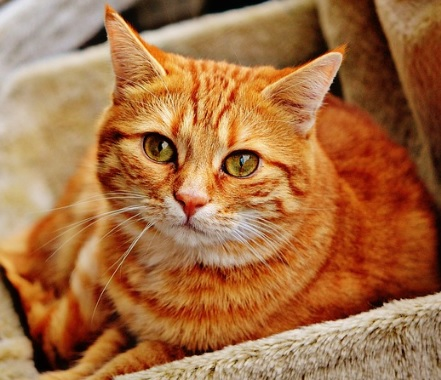
#> input picture images/cat.jpg, 441 x 380 px, found by its file name
$ jupyter execute 'OpenCV 이미지 변형.ipynb'
#> lines starting #> are read from the running program, lines starting #| are printed output that depends on the picture
<a href="https://colab.research.google.com/github/ndb796/Python-Data-Analysis-and-Image-Processing-Tutorial/blob/master/08.%20OpenCV%20%EC%9D%B4%EB%AF%B8%EC%A7%80%20%EB%B3%80%ED%98%95/OpenCV%20%EC%9D%B4%EB%AF%B8%EC%A7%80%20%EB%B3%80%ED%98%95.ipynb" target="_parent"></a>

## OpenCV 이미지 변형
[강의 노트](https://github.com/ndb796/Python-Data-Analysis-and-Image-Processing-Tutorial/blob/master/08.%20OpenCV%20%EC%9D%B4%EB%AF%B8%EC%A7%80%20%EB%B3%80%ED%98%95/Python%20%EB%8D%B0%EC%9D%B4%ED%84%B0%20%EB%B6%84%EC%84%9D%EA%B3%BC%20%EC%9D%B4%EB%AF%B8%EC%A7%80%20%EC%B2%98%EB%A6%AC%20-%20OpenCV%20%EC%9D%B4%EB%AF%B8%EC%A7%80%20%EB%B3%80%ED%98%95.pdf)

cv2.resize(image, dsize, fx, fy, interpolation): 이미지의 크기를 조절합니다.

- dsize: Manual Size
- fx: 가로 비율
- fy: 세로 비율
- interpolation: 보간법

1) INTER_CUBIC: 사이즈를 크게 할 때 주로 사용합니다.

2) INTER_AREA: 사이즈를 작게 할 때 주로 사용합니다.

보간법은 사이즈가 변할 때 픽셀 사이의 값을 조절하는 방법을 의미합니다.

[cell 1]
from google.colab import files
uploaded = files.upload()
#> the answer given: cat.jpg

[cell 2]
import cv2
import matplotlib.pyplot as plt

image = cv2.imread('cat.jpg')
#> image is the input picture: shape (380, 441, 3); mean B, G, R 66.9, 110.2, 165
plt.imshow(cv2.cvtColor(image, cv2.COLOR_BGR2RGB))
plt.show()

expand = cv2.resize(image, None, fx=2.0, fy=2.0, interpolation=cv2.INTER_CUBIC)
plt.imshow(cv2.cvtColor(expand, cv2.COLOR_BGR2RGB))
plt.show()

shrink = cv2.resize(image, None, fx=0.8, fy=0.8, interpolation=cv2.INTER_AREA)
plt.imshow(cv2.cvtColor(shrink, cv2.COLOR_BGR2RGB))
plt.show()
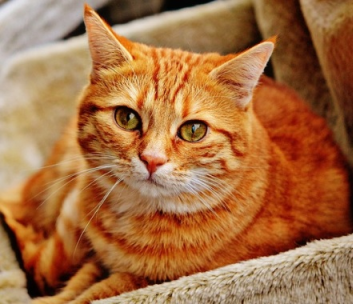
#> shown: shape (304, 353, 3); mean R, G, B 165, 110.1, 66.8

cv2.warpAffine(image, M, dsize): 이미지의 위치를 변경합니다.

- M: 변환 행렬
- dsize: Manual Size

[cell 3]
import cv2
import numpy as np
import matplotlib.pyplot as plt

image = cv2.imread('cat.jpg')

# 행과 열 정보만 저장합니다.
height, width = image.shape[:2]
#> height = 380; width = 441

M = np.float32([[1, 0, 50], [0, 1, 10]])
dst = cv2.warpAffine(image, M, (width, height))
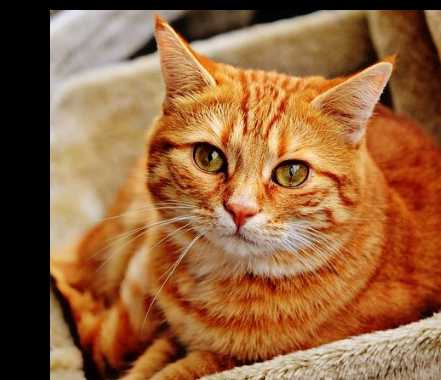
#> dst: shape (380, 441, 3); mean B, G, R 60, 98.8, 146.5

plt.imshow(cv2.cvtColor(dst, cv2.COLOR_BGR2RGB))
plt.show()

cv2.getRotationMatrix2D(center, angle, scale): 이미지 회전을 위한 변환 행렬을 생성합니다.

* center: 회전 중심
* angle: 회전 각도
* scale: Scale Factor

[cell 4]
import cv2
import numpy as np
import matplotlib.pyplot as plt

image = cv2.imread('cat.jpg')

# 행과 열 정보만 저장합니다.
height, width = image.shape[:2]

M = cv2.getRotationMatrix2D((width / 2, height / 2), 90, 0.5)
dst = cv2.warpAffine(image, M, (width, height))
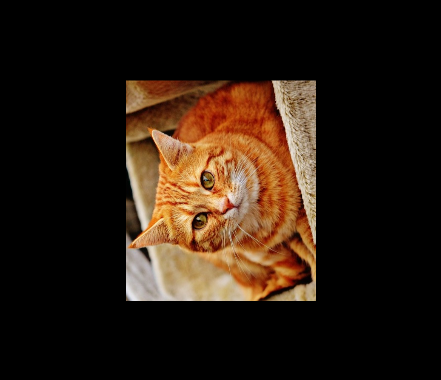
#> dst: shape (380, 441, 3); mean B, G, R 16.8, 27.6, 41.3

plt.imshow(cv2.cvtColor(dst, cv2.COLOR_BGR2RGB))
plt.show()

$ run again, with images/dog.jpg copied over images/cat.jpg
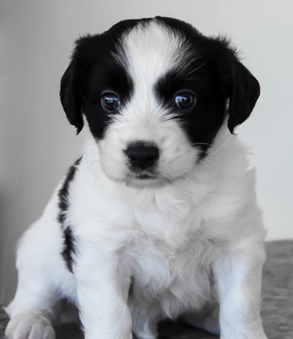
#> input picture images/dog.jpg, 293 x 339 px, found by its file name
#> image is the input picture: shape (339, 293, 3); mean B, G, R 151.9, 149.9, 148.2
#> `dst = cv2.warpAffine(image, M, (width, height))`:
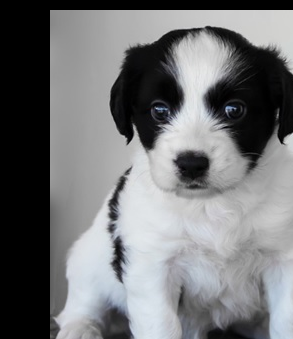
#> dst: shape (339, 293, 3); mean B, G, R 118.1, 116.3, 115.2
#> `dst = cv2.warpAffine(image, M, (width, height))`:
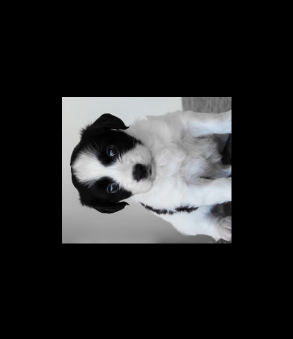
#> dst: shape (339, 293, 3); mean B, G, R 38, 37.5, 37.1

$ run again, with images/hand_writing_image.jpg copied over images/cat.jpg
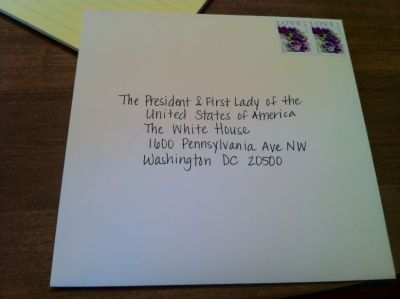
#> input picture images/hand_writing_image.jpg, 400 x 299 px, found by its file name
#> image is the input picture: shape (299, 400, 3); mean B, G, R 110.4, 116, 116.1
#> `dst = cv2.warpAffine(image, M, (width, height))`:
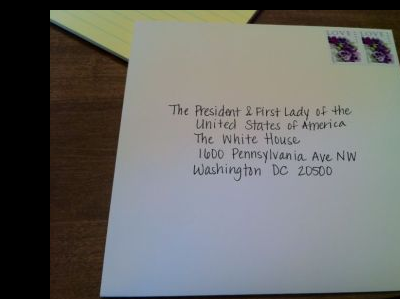
#> dst: shape (299, 400, 3); mean B, G, R 103.6, 106.6, 106.4
#> `dst = cv2.warpAffine(image, M, (width, height))`:
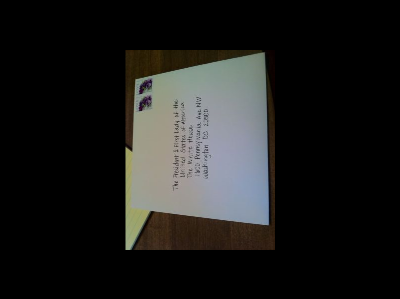
#> dst: shape (299, 400, 3); mean B, G, R 27.6, 29, 29.1

$ run again, with images/image_1.jpg copied over images/cat.jpg
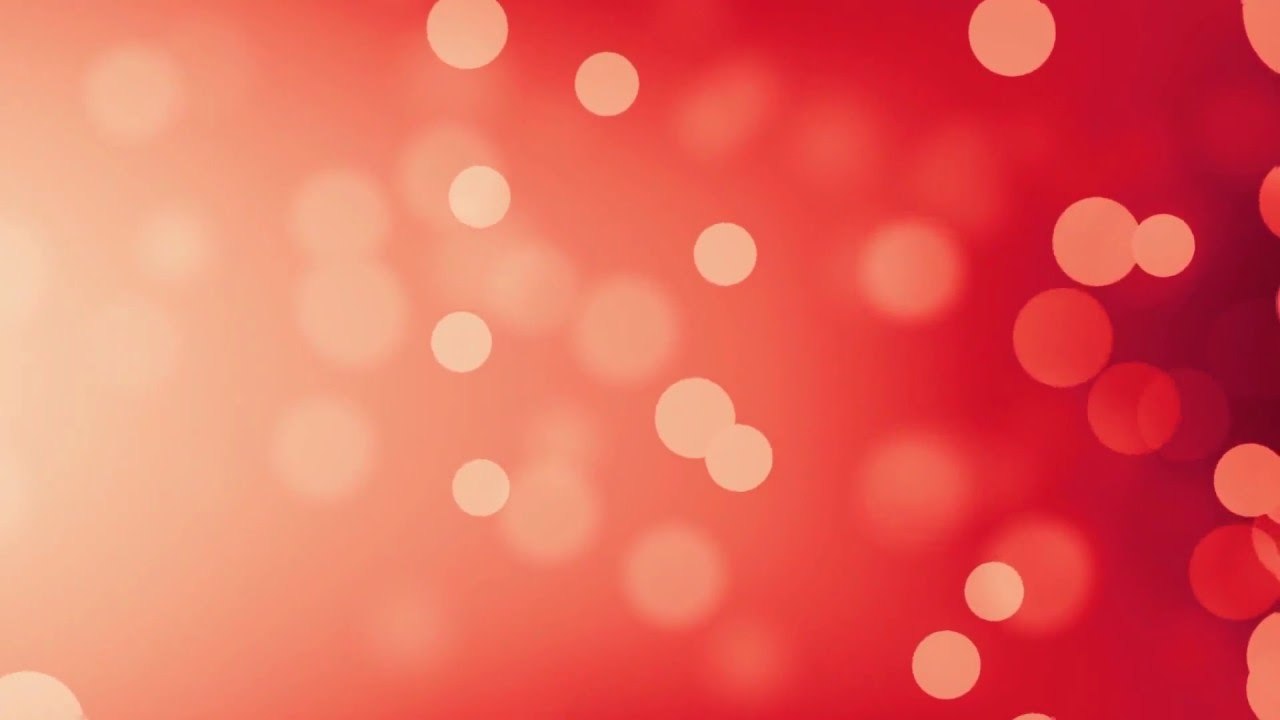
#> input picture images/image_1.jpg, 1280 x 720 px, found by its file name
#> image is the input picture: shape (720, 1280, 3); mean B, G, R 91, 102.3, 229
#> `dst = cv2.warpAffine(image, M, (width, height))`:
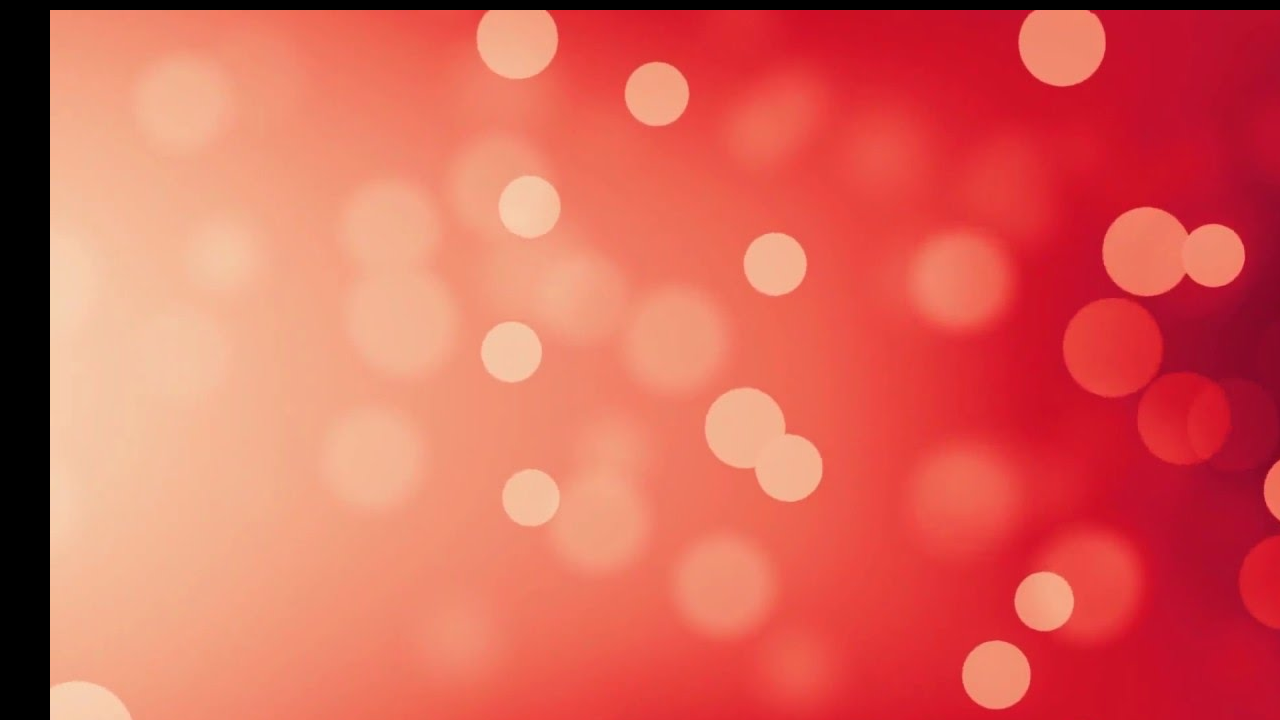
#> dst: shape (720, 1280, 3); mean B, G, R 88, 99.8, 218.9
#> `dst = cv2.warpAffine(image, M, (width, height))`:
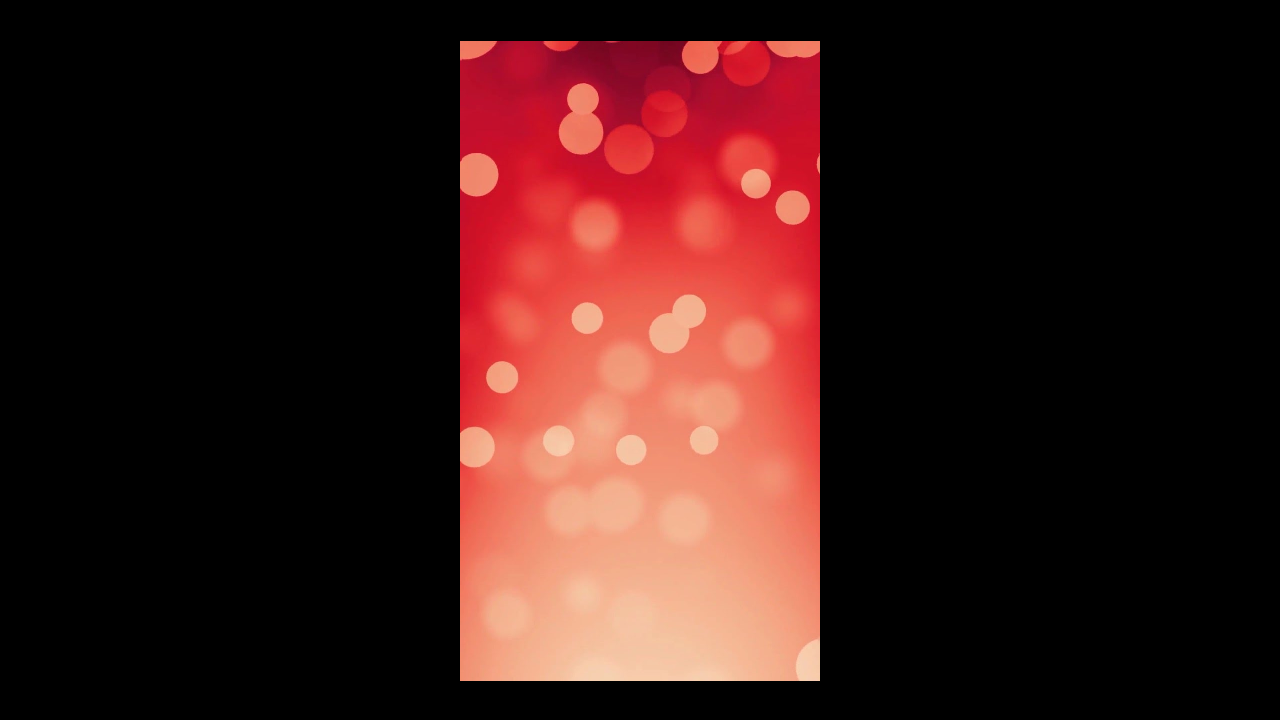
#> dst: shape (720, 1280, 3); mean B, G, R 22.8, 25.6, 57.3
